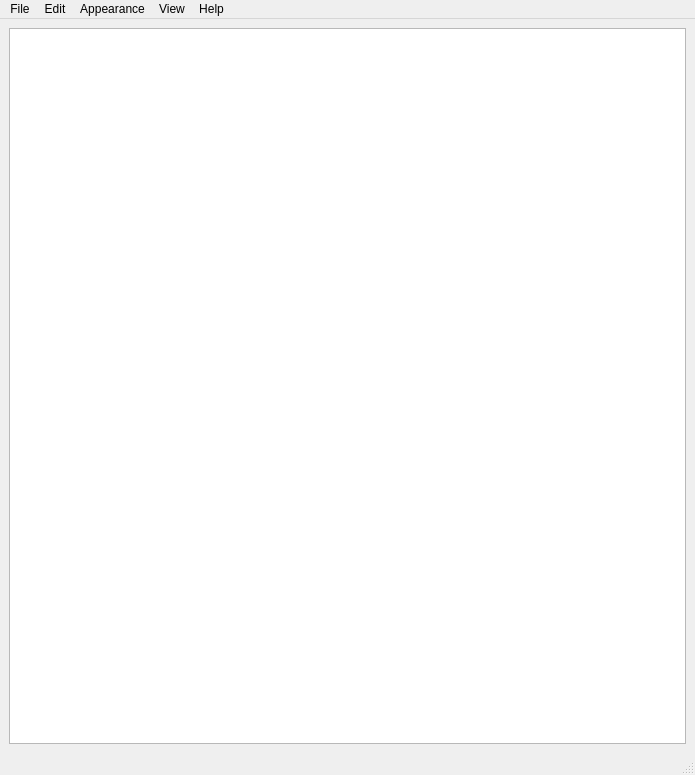
<?xml version="1.0" encoding="UTF-8"?>
<ui version="4.0">
 <class>MainWindow</class>
 <widget class="QMainWindow" name="MainWindow">
  <property name="geometry">
   <rect>
    <x>0</x>
    <y>0</y>
    <width>695</width>
    <height>775</height>
   </rect>
  </property>
  <property name="windowTitle">
   <string>MainWindow</string>
  </property>
  <widget class="QWidget" name="centralwidget">
   <layout class="QGridLayout" name="gridLayout">
    <item row="0" column="0">
     <widget class="QTextEdit" name="textEdit">
      <property name="styleSheet">
       <string notr="true"/>
      </property>
     </widget>
    </item>
   </layout>
  </widget>
  <widget class="QMenuBar" name="menubar">
   <property name="geometry">
    <rect>
     <x>0</x>
     <y>0</y>
     <width>695</width>
     <height>26</height>
    </rect>
   </property>
   <widget class="QMenu" name="menuFile">
    <property name="title">
     <string>File</string>
    </property>
    <addaction name="actionNew"/>
    <addaction name="actionSave"/>
    <addaction name="actionSave_as"/>
    <addaction name="actionOpen"/>
    <addaction name="actionPrint"/>
    <addaction name="actionExit"/>
   </widget>
   <widget class="QMenu" name="menuEdit">
    <property name="title">
     <string>Edit</string>
    </property>
    <widget class="QMenu" name="menuTextColor">
     <property name="title">
      <string>TextColor</string>
     </property>
     <addaction name="actionBlue"/>
     <addaction name="actionGreen"/>
     <addaction name="actionBlack"/>
    </widget>
    <addaction name="actionUndo"/>
    <addaction name="actionRedo"/>
    <addaction name="actionCopy"/>
    <addaction name="actionCut"/>
    <addaction name="actionPaste"/>
    <addaction name="actionFind"/>
    <addaction name="actionReplace"/>
    <addaction name="actionSelectAll"/>
    <addaction name="actionDel"/>
    <addaction name="menuTextColor"/>
   </widget>
   <widget class="QMenu" name="menuApeearance">
    <property name="title">
     <string>Appearance</string>
    </property>
    <addaction name="actionLight"/>
    <addaction name="actionDark"/>
    <addaction name="actionIncrease_Font_size"/>
    <addaction name="actionDecrease_font_Size"/>
   </widget>
   <widget class="QMenu" name="menuView">
    <property name="title">
     <string>View</string>
    </property>
    <widget class="QMenu" name="menuZoom">
     <property name="title">
      <string>Zoom</string>
     </property>
     <addaction name="actionZoom_in"/>
     <addaction name="actionZoom_out"/>
    </widget>
    <addaction name="menuZoom"/>
   </widget>
   <widget class="QMenu" name="menuHelp">
    <property name="title">
     <string>Help</string>
    </property>
    <addaction name="actionAbout_MYNotePad"/>
   </widget>
   <addaction name="menuFile"/>
   <addaction name="menuEdit"/>
   <addaction name="menuApeearance"/>
   <addaction name="menuView"/>
   <addaction name="menuHelp"/>
  </widget>
  <widget class="QStatusBar" name="statusbar"/>
  <action name="actionNew">
   <property name="text">
    <string>New</string>
   </property>
   <property name="shortcut">
    <string>Ctrl+N</string>
   </property>
  </action>
  <action name="actionSave">
   <property name="text">
    <string>Save</string>
   </property>
   <property name="shortcut">
    <string>Ctrl+S</string>
   </property>
  </action>
  <action name="actionSave_as">
   <property name="text">
    <string>Save as</string>
   </property>
   <property name="shortcut">
    <string>Ctrl+Shift+S</string>
   </property>
  </action>
  <action name="actionUndo">
   <property name="text">
    <string>Undo</string>
   </property>
   <property name="shortcut">
    <string>Ctrl+Z</string>
   </property>
  </action>
  <action name="actionRedo">
   <property name="text">
    <string>Redo</string>
   </property>
   <property name="shortcut">
    <string>Ctrl+Y</string>
   </property>
  </action>
  <action name="actionCopy">
   <property name="text">
    <string>Copy</string>
   </property>
   <property name="shortcut">
    <string>Ctrl+C</string>
   </property>
  </action>
  <action name="actionCut">
   <property name="text">
    <string>Cut</string>
   </property>
   <property name="shortcut">
    <string>Ctrl+X</string>
   </property>
  </action>
  <action name="actionPaste">
   <property name="text">
    <string>Paste</string>
   </property>
   <property name="shortcut">
    <string>Ctrl+V</string>
   </property>
  </action>
  <action name="actionPrint">
   <property name="text">
    <string>Print</string>
   </property>
   <property name="shortcut">
    <string>Ctrl+P</string>
   </property>
  </action>
  <action name="actionExit">
   <property name="text">
    <string>Exit</string>
   </property>
  </action>
  <action name="actionFind">
   <property name="text">
    <string>Find</string>
   </property>
   <property name="shortcut">
    <string>Ctrl+F</string>
   </property>
  </action>
  <action name="actionReplace">
   <property name="text">
    <string>Replace</string>
   </property>
   <property name="shortcut">
    <string>Ctrl+H</string>
   </property>
  </action>
  <action name="actionLight">
   <property name="text">
    <string>Set Light Mode</string>
   </property>
  </action>
  <action name="actionDark">
   <property name="text">
    <string>Set Dark Mode</string>
   </property>
  </action>
  <action name="actionSet_Font_Size">
   <property name="text">
    <string>Set Font Size</string>
   </property>
  </action>
  <action name="actionDelete">
   <property name="text">
    <string>Delete</string>
   </property>
  </action>
  <action name="actionSelectAll">
   <property name="text">
    <string>SelectAll</string>
   </property>
   <property name="shortcut">
    <string>Ctrl+A</string>
   </property>
  </action>
  <action name="actionDel">
   <property name="text">
    <string>Delete</string>
   </property>
   <property name="shortcut">
    <string>Del</string>
   </property>
  </action>
  <action name="actionOpen">
   <property name="text">
    <string>Open</string>
   </property>
   <property name="shortcut">
    <string>Ctrl+O</string>
   </property>
  </action>
  <action name="actionIncrease_Font_size">
   <property name="text">
    <string>Increase Font size</string>
   </property>
  </action>
  <action name="actionDecrease_font_Size">
   <property name="text">
    <string>Decrease Font Size</string>
   </property>
  </action>
  <action name="actionZoom_in">
   <property name="text">
    <string>Zoom in</string>
   </property>
   <property name="shortcut">
    <string>Ctrl++</string>
   </property>
  </action>
  <action name="actionZoom_out">
   <property name="text">
    <string>Zoom out</string>
   </property>
   <property name="shortcut">
    <string>Ctrl+-</string>
   </property>
  </action>
  <action name="actionRestore_Default">
   <property name="text">
    <string>Restore Default</string>
   </property>
   <property name="shortcut">
    <string>Ctrl+0</string>
   </property>
  </action>
  <action name="actionAbout_MYNotePad">
   <property name="text">
    <string>About MYNotePad</string>
   </property>
  </action>
  <action name="actionBlue">
   <property name="text">
    <string>Blue</string>
   </property>
  </action>
  <action name="actionGreen">
   <property name="text">
    <string>Green</string>
   </property>
  </action>
  <action name="actionBlack">
   <property name="text">
    <string>Black</string>
   </property>
  </action>
 </widget>
 <resources/>
 <connections/>
</ui>
